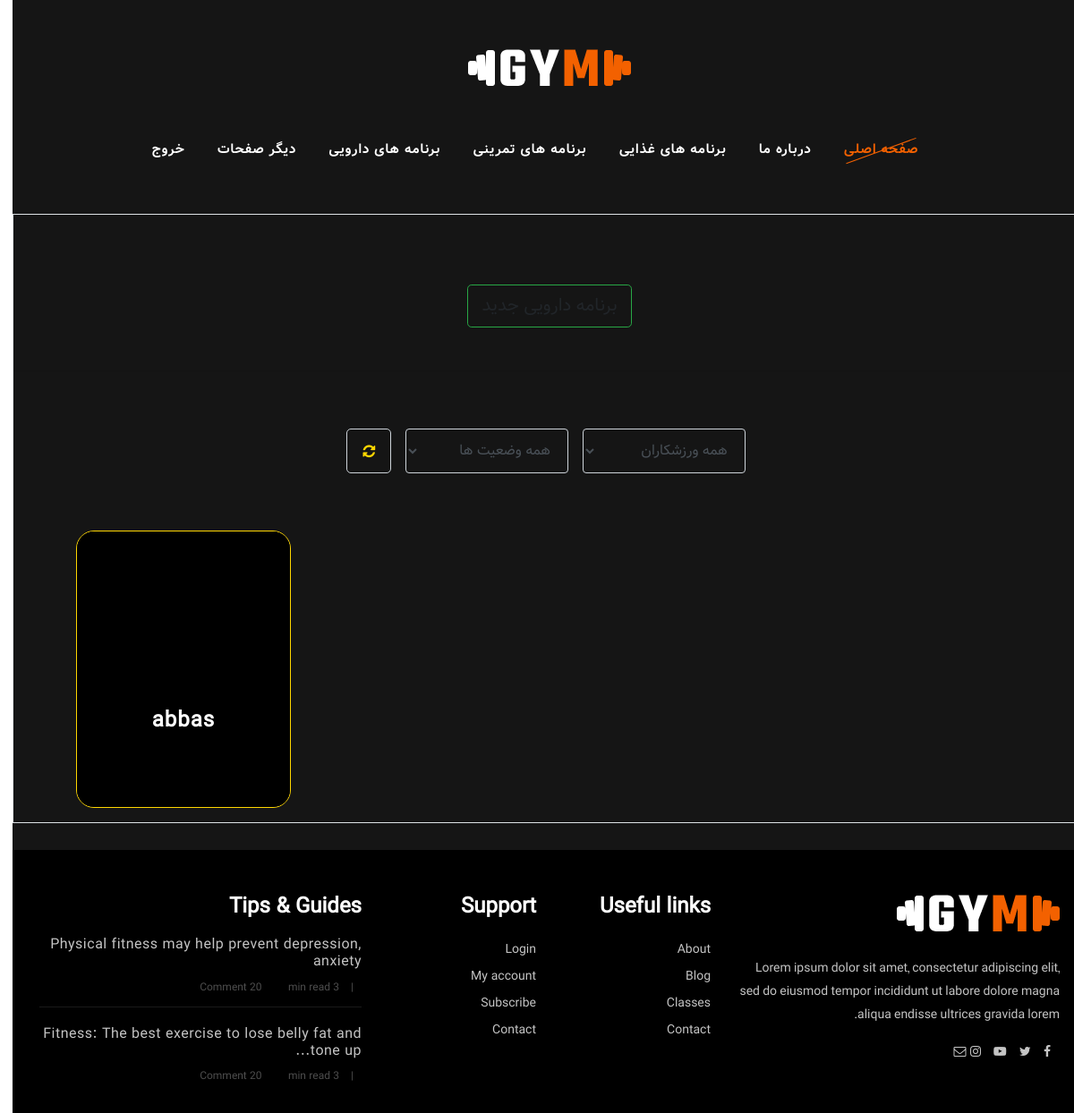
Before: /manage_medicine/MedicinePlanList/ (signed in) with the older database file.
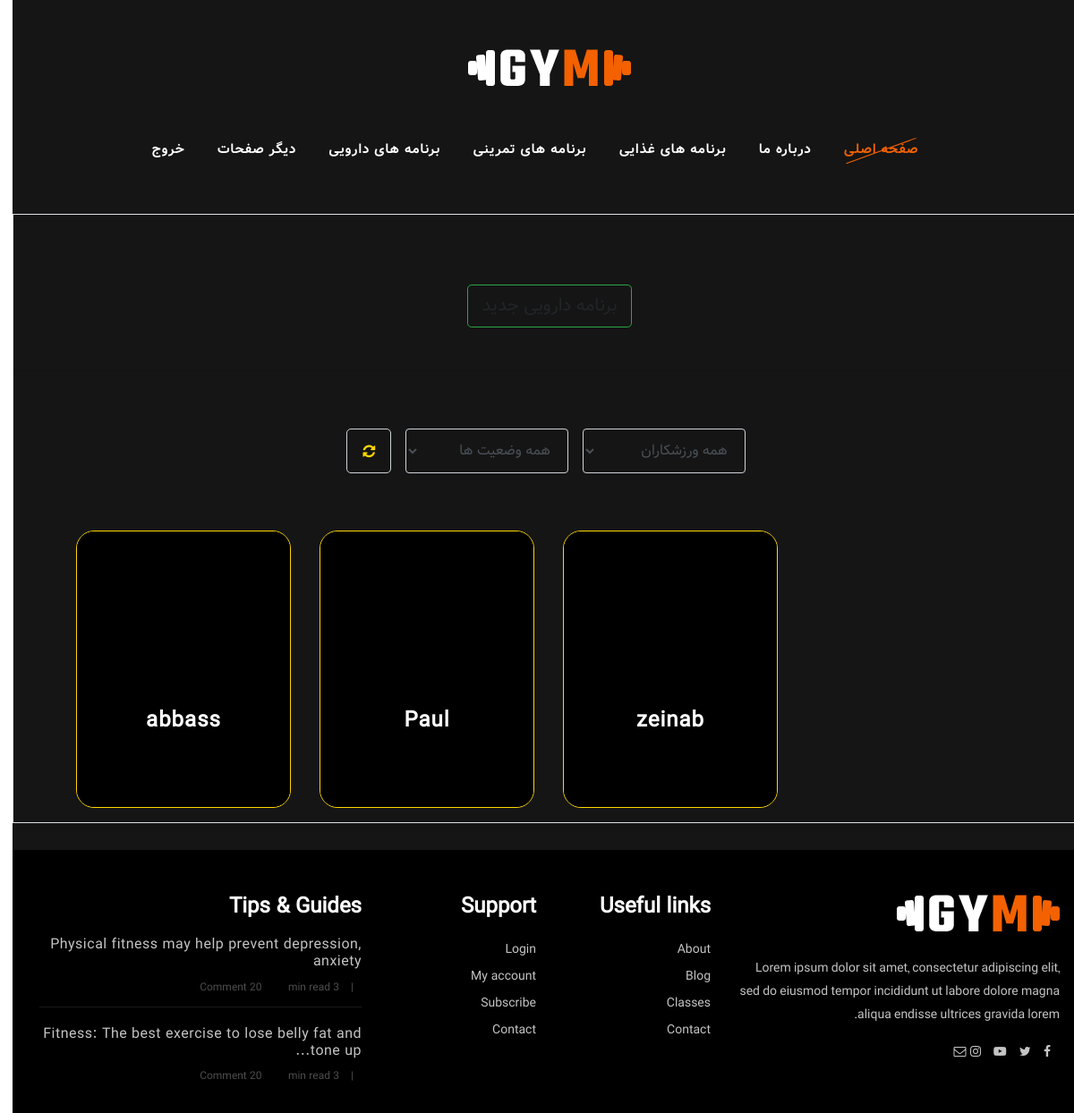
After: the same page with the newer database file.
### Medicine/models.py (models this page shows, shortened)
class MedicinePlan(models.Model):
    STATUS = [
        ('کات', 'کات'),
        ('افزایش وزن', 'افرایش وزن'),
        ('کاهش وزن', 'کاهش وزن'),
    ]
    start_date = jmodels.jDateField(verbose_name="Start Date", auto_now_add=True)
    end_date = jmodels.jDateField(verbose_name="End Date")
    status = models.CharField(verbose_name="Status",
                              choices=STATUS, max_length=50)
    medicine = models.ManyToManyField(
        Medicine, through='MedicinePlanItems',  verbose_name="Medicine")
    athlete = models.ForeignKey(Athlete , verbose_name='Athlete' , on_delete=models.CASCADE , null=True , blank=True)

### Users/models.py (models this page shows, shortened)
class Athlete(models.Model): # if login lazem shod az abstrctuser ers bebar
    BODY_TYPE = [
        ('Ectomorphs', 'Ectomorphs'),
        ('Mesomorphs', 'Mesomorphs'),
        ('Endomorphs', 'Endomorphs'),
        ('Ecto-mesomorphs', 'Ecto-mesomorphs'),
        ('Meso-endomorphs', 'Meso-endomorphs'),
        ('Ecto-Endomorphs', 'Ecto-Endomorphs'),
    ]
    username = models.CharField(max_length=255, unique=True)
    email = models.EmailField('email address', unique=True)
    user_image = models.ImageField(
        'Profile Image',  upload_to=None, default='DU.jpg')
    address = models.CharField('Address', max_length=100 , null=True, blank=True)
    age = models.IntegerField('Age',  null=True, blank=True)
    mobile_number = models.CharField(
        'Mobile Number', max_length=15, unique=True,  validators=[PHONE_NUMBER_REGEX])
    is_mobile_submitted = models.BooleanField(
        'is mobile submitted', default=False)
    height = models.DecimalField('Height', max_digits=3, decimal_places=2 , null=True , blank=True)
    weight = models.DecimalField('weight', max_digits=3, decimal_places=1 , null=True , blank=True)
    body_type = models.CharField('Body Type', max_length=50 , choices=BODY_TYPE , null=True , blank=True)
    def __str__(self):
        return self.username

### Medicine/views.py (the view)
# urls.py: path('MedicinePlanList/' , MedicinePlanList.as_view() , name='MedicinePlanList'),
class MedicinePlanList(LoginRequiredMixin, ListView):
    model = MedicinePlan
    template_name = 'Plans/MedicinePlans/MedicinePlanList.html'
    context_object_name = 'AllMedicinePlan'
    def get_context_data(self, **kwargs):
        context = super().get_context_data(**kwargs)
        query_set = self.get_queryset()
        context["all_person"] = Athlete.objects.all()
        context["all_status"] = ["افزایش وزن" , "کاهش وزن" , "کات"]
        return context

### Template/Plans/MedicinePlans/MedicinePlanList.html (shortened to what this page needs)
{% extends 'Medicine/manage_medicine.html' %}
{% load widget_tweaks %}
{% load static %}
{% block MedicinePlanList %}
<div class="d-flex justify-content-center my-5 spad">
    <a class='btn btn-outline-success btn-lg' onclick="CreatePlan('/manage_medicine/AddMedicinePlan/')">برنامه دارویی جدید</a>
</div>
<hr>
<div class="row">
  <div class="d-block container" style="padding: 0 40px" class="txtSearch">
    <div class="d-block container my-5">
      <div class="row justify-content-center">
        <select name="athlete" id="athlete-select" class="form-control choosebox col-md-2 mx-2">
          <option value="">همه ورزشکاران</option>
        </select>
        <select name="status" id="status-select" class="form-control choosebox col-md-2 mx-2">
          <option value="">همه وضعیت ها</option>
        </select>
        <a onclick="refresh()" id="refresh_icon" class="d-content border-2 mx-3"><i class='fa fa-refresh' id="refresh_icon_id"></i></a>
      </div>
    </div>
    {% for object in AllMedicinePlan %}
    <div class="containerBX m-3 float-left" id="cards">
      <div class="cardBX">
        <div class="contentBx">
          <h4 class="namesearch">{{object.athlete}}</h4>
        </div>
      </div>
    </div>
    {% endfor %}
  </div>
</div>
{% endblock MedicinePlanList %}

Changed rows visible on the page:
removed MedicinePlan: athlete "abbas"
added MedicinePlan: athlete "abbass"
added MedicinePlan: athlete "Paul"
added MedicinePlan: athlete "zeinab"
